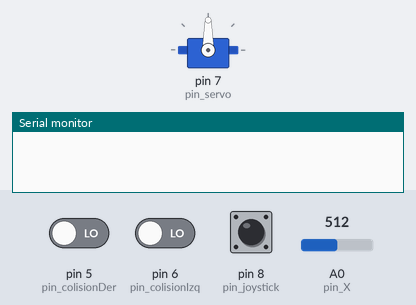
Recording of a sketch running on a simulated Arduino Uno, built with avr-gcc and run on an emulated ATmega328P. On the bench: servo, the last lines printed to the serial monitor. The test bench sets the inputs (shaded band); at power-on: pin 8 (pin_joystick) HIGH, pin 5 (pin_colisionDer) LOW, A0 (pin_X) = 512, pin 6 (pin_colisionIzq) LOW.

Above: at 1.2 s.
1.3 s: pin 8 (pin_joystick) pulled LOW for 0.15 s
At 2.2 s:
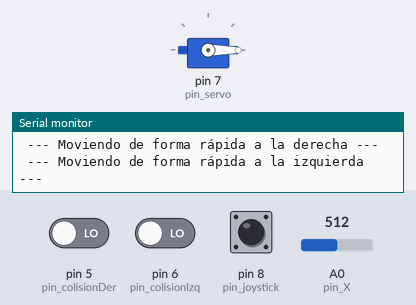
4.3 s: pin 5 (pin_colisionDer) driven HIGH
At 5.3 s:
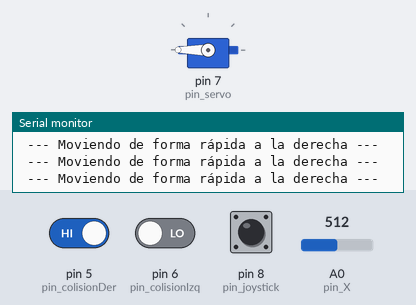
7.3 s: pin 8 (pin_joystick) pulled LOW for 1 s
At 8.2 s:
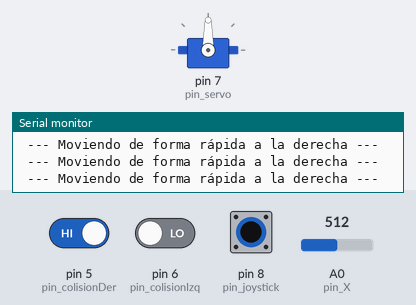
11.3 s: pin 8 (pin_joystick) pulled LOW for 3.2 s
At 12.2 s:
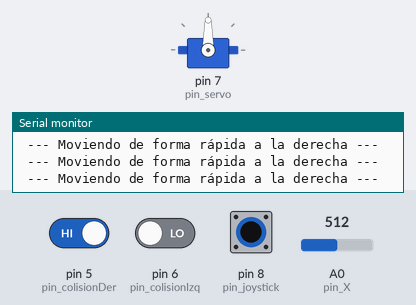
16.3 s: A0 (pin_X) set to 716
At 16.6 s:
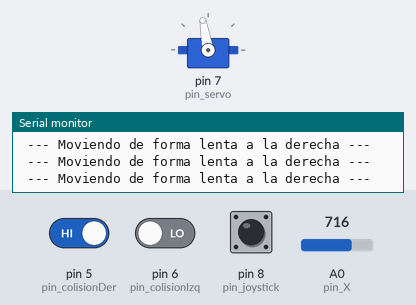
17.8 s: A0 (pin_X) set to 511
At 18.9 s:
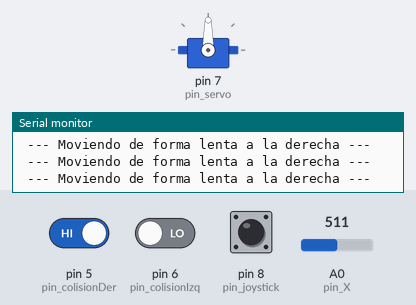
Timing chart, 0 to 20.3 s (numbered marks = the images above; inputs shaded):
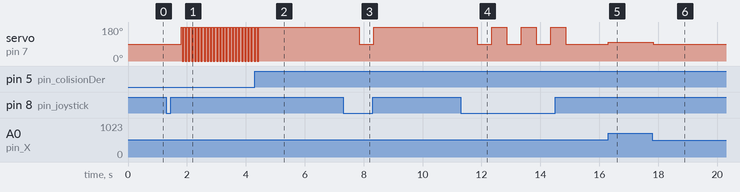

The sketch:

Ejercicio4.4.ino
```cpp
/* Ejercicio4.4 -   Recorrido automático
  Ana Escobar Llamazares
  Alberto Freije Carballo
  Luis Carlos Hurlé Fleitas
*/
#include <Servo.h>
Servo servo;

int pin_servo = 7;
const int servo_valorMax_izq = 0;
const int servo_valorMax_der = 180;
const int servo_valor_detenerse = 90;
const int servo_valorMin_izq = 80;
const int servo_valorMin_der = 100;

const int pin_X = A0; // Eje X
const int pin_joystick = 8; // Botón joystick
const int estado_joystick = 0; // 1 - No activo | 0 - Activo

const int valorX_bajo = 500;
const int valorX_alto = 560;

// Velocidad eje X
const int velocidad_X_izq = 15; // [0 - 15] mover el actuador a máxima velocidad a la izquierda
const int velocidad_X_der = 1000; // [1000 - 1023] mover el actuador a máxima velocidad a la derecha

// Sensores de colisión
const int pin_colisionIzq = 6; // pin digital para el sensor de colisión de la izda
const int pin_colisionDer = 5; // pin digital para el sensor de colisión de la dcha
const int estado_colision = 0; // 1 - No activo | 0 - Activo

boolean modo = false; // modo = falso -> se controla manualmente
boolean desplazar_derecha = false;

void setup() {
  Serial.begin(9600);
  servo.attach(pin_servo);
  pinMode(pin_joystick, INPUT_PULLUP); // Se usa la resistencia interna del Arduino
  pinMode(pin_colisionIzq, INPUT);
  pinMode(pin_colisionDer, INPUT);
  desplazar_derecha = true;
}

void loop() {

  int valorX = analogRead(pin_X);
  int valorJoystick = digitalRead(pin_joystick);
  int valorIzquierda = digitalRead(pin_colisionIzq);
  int valorDerecha = digitalRead(pin_colisionDer);
  getEstadoJoystick(valorJoystick);

  if (modo) { // modo automático
    moverActuador();
  }else { // modo manual
    if(valorX < valorX_bajo){
      if(valorIzquierda != LOW){
        mover_izquierda(valorX);
      }
    }else if(valorX > valorX_alto){
      if(valorDerecha != LOW){
        mover_derecha(valorX);
      }
    }else{
      servo.write(servo_valor_detenerse);
    }
  }

}

void getEstadoJoystick(int valorJoystick){
  if (valorJoystick == estado_joystick) { // Comprobar si el botón está pulsado
    modo = !modo;
    delay(500); // delay para evitar que detecte pulsaciones seguidas
  }
}

void moverActuador() {

  int valor_colisionIzq = digitalRead(pin_colisionIzq);
  int valor_colisionDer = digitalRead(pin_colisionDer);

  if (desplazar_derecha) {

    if (valor_colisionIzq == 0) {
      desplazar_derecha = true;
    }
    mover_derecha(velocidad_X_der);

  if (valor_colisionDer == 0) {
      desplazar_derecha = false;
    }
  }
  else {
    if (valor_colisionDer == 0) {
      desplazar_derecha = false;
    }

    mover_izquierda(velocidad_X_izq);
  if (valor_colisionIzq == 0) {
      desplazar_derecha = true;
    }
  }
}

void mover_izquierda(int valorX) {

  if (valorX > velocidad_X_izq) {
    Serial.println(" --- Moviendo de forma lenta a la izquierda --- ");
    servo.write(servo_valorMin_izq);
  }else {
    Serial.println(" --- Moviendo de forma rápida a la izquierda --- ");
    servo.write(servo_valorMax_izq );
  }

}

void mover_derecha(int valorX) {

  if (valorX < velocidad_X_der) {
    Serial.println(" --- Moviendo de forma lenta a la derecha --- ");
    servo.write(servo_valorMin_der);
  }else {
    Serial.println(" --- Moviendo de forma rápida a la derecha --- ");
    servo.write(servo_valorMax_der);
  }

}
```

Measured:
- after the input at 1.3 s, servo on pin 7 (pin_servo): alternates 180° for 0.05 s and 0° for 0.05 s, starting after 0.50 s
- after the input at 4.3 s, servo on pin 7 (pin_servo): goes on until 4.4 s, then stays 180°
- after the input at 7.3 s, servo on pin 7 (pin_servo): 180° → 90° after 0.55 s, → 180° 0.50 s later
- after the input at 11.3 s, servo on pin 7 (pin_servo): alternates 180° for 0.50 s and 90° for 0.50 s, 7 changes in all, then stays 90°, starting after 0.55 s
- after the input at 16.3 s, servo on pin 7 (pin_servo): 90° → 100° at once
- after the input at 17.8 s, servo on pin 7 (pin_servo): 100° → 90° at once
